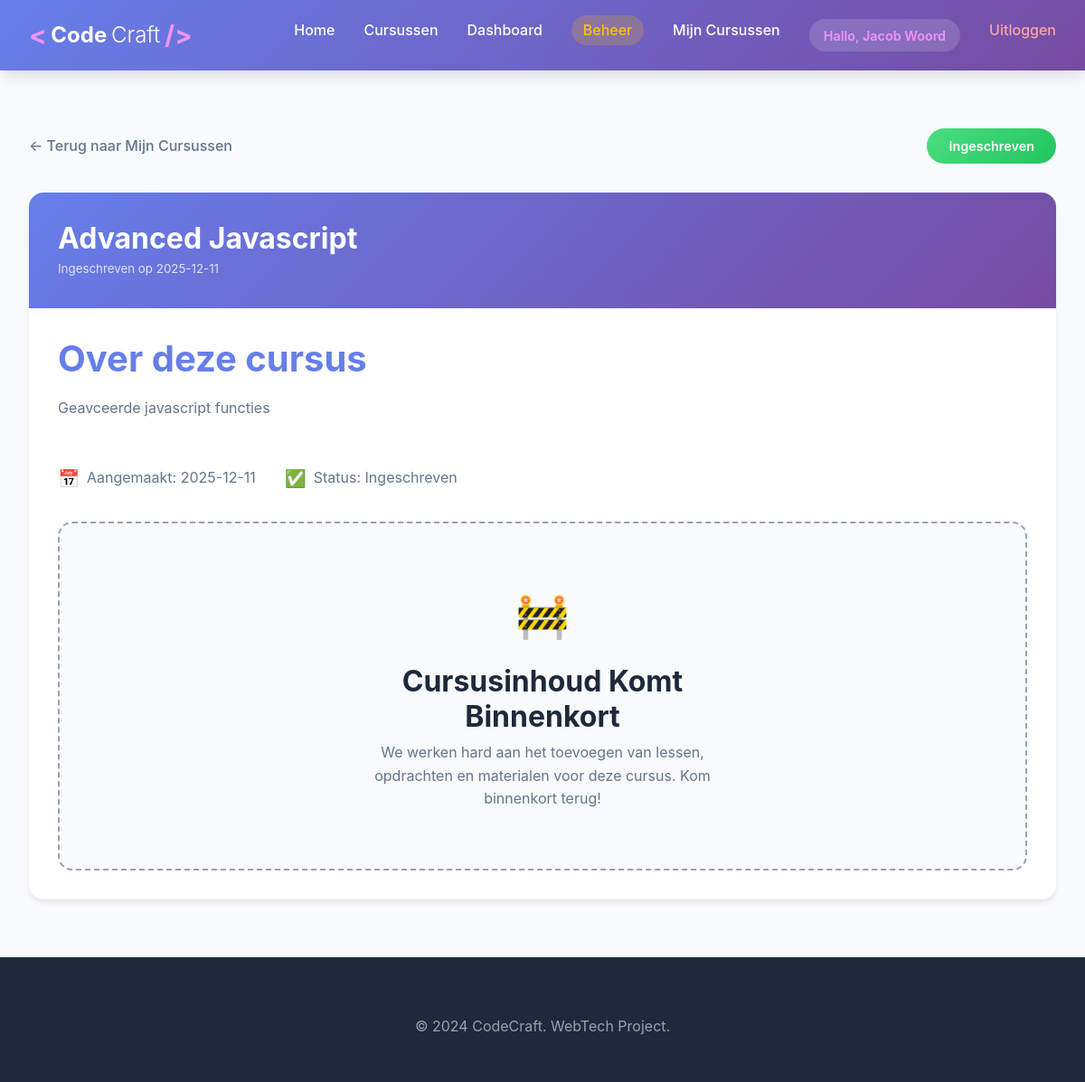
/mijn-cursussen/2 (signed in), run on the app's committed database.
### tables this page shows
CREATE TABLE courses (
            id INTEGER PRIMARY KEY AUTOINCREMENT,
            title TEXT NOT NULL,
            description TEXT,
            created_at DATETIME DEFAULT CURRENT_TIMESTAMP
        );

CREATE TABLE enrollments (
            id INTEGER PRIMARY KEY AUTOINCREMENT,
            user_id INTEGER NOT NULL,
            course_id INTEGER NOT NULL,
            enrolled_at DATETIME DEFAULT CURRENT_TIMESTAMP,
            FOREIGN KEY (user_id) REFERENCES users(id),
            FOREIGN KEY (course_id) REFERENCES courses(id)
        );

### py/app.py (the view)
@app.route('/mijn-cursussen/<int:id>')
@login_required
def view_enrolled_course(id):
    conn = get_db()
    cursor = conn.cursor()
    cursor.execute('''
        SELECT c.*, e.enrolled_at
        FROM courses c
        JOIN enrollments e ON c.id = e.course_id
        WHERE e.user_id = ? AND c.id = ?
    ''', (session['user_id'], id))
    course = cursor.fetchone()
    conn.close()
    if not course:
        flash('Je bent niet ingeschreven voor deze cursus.', 'error')
        return redirect(url_for('my_courses'))
    return render_template('course_view.html', course=course)

### py/app.py (called while the page is built)
def get_db():
    conn = sqlite3.connect(DATABASE)
    conn.row_factory = sqlite3.Row
    return conn

def login_required(f):
    @wraps(f)
    def decorated_function(*args, **kwargs):
        if 'user_id' not in session:
            flash('Je moet ingelogd zijn om deze pagina te bekijken.', 'error')
            return redirect(url_for('login_page'))
        return f(*args, **kwargs)
    return decorated_function

@app.context_processor
def inject_user():
    return {
        'logged_in': 'user_id' in session,
        'user_name': session.get('user_name'),
        'user_email': session.get('user_email'),
        'is_admin': session.get('is_admin', False)
    }

### templates/course_view.html (shortened to what this page needs)
<!DOCTYPE html>
<html lang="nl">
<head>
    <link rel="stylesheet" href="{{ url_for('static', filename='style.css') }}">
</head>
<body>
    <nav class="navbar">
        <div class="nav-container">
            <a href="{{ url_for('index') }}" class="logo">
                <span class="logo-bracket">&lt;</span>
                <strong>Code</strong>Craft
                <span class="logo-bracket">/&gt;</span>
            </a>
            <ul class="nav-menu">
                <li><a href="{{ url_for('index') }}">Home</a></li>
                <li><a href="{{ url_for('course_catalog') }}">Cursussen</a></li>
                {% if logged_in %}
                    <li><a href="{{ url_for('dashboard') }}">Dashboard</a></li>
                    {% if is_admin %}
                    <li><a href="{{ url_for('list_courses') }}" class="nav-admin">Beheer</a></li>
                    {% endif %}
                    <li><a href="{{ url_for('my_courses') }}">Mijn Cursussen</a></li>
                    <li class="nav-user">
                        <span class="user-greeting">Hallo, {{ user_name }}</span>
                    </li>
                    <li><a href="{{ url_for('logout_route') }}" class="nav-logout">Uitloggen</a></li>
                {% else %}
                    <li><a href="{{ url_for('login_page') }}">Inloggen</a></li>
                    <li><a href="{{ url_for('register_page') }}">Registreren</a></li>
                {% endif %}
            </ul>
        </div>
    </nav>
    <main>
        <section class="course-view-section">
            <div class="container">
                <div class="course-view-header">
                    <a href="{{ url_for('my_courses') }}" class="back-link">&larr; Terug naar Mijn Cursussen</a>
                    <span class="enrolled-badge">Ingeschreven</span>
                </div>
                <div class="course-view-card">
                    <div class="course-view-title">
                        <h1>{{ course.title }}</h1>
                        <small>Ingeschreven op {{ course.enrolled_at[:10] }}</small>
                    </div>
                    <div class="course-view-content">
                        <h2>Over deze cursus</h2>
                        <p>{{ course.description }}</p>
                    </div>
                    <div class="course-view-info">
                        <div class="info-item">
                            <span class="info-icon">📅</span>
                            <span class="info-text">Aangemaakt: {{ course.created_at[:10] }}</span>
                        </div>
                        <div class="info-item">
                            <span class="info-icon">✅</span>
                            <span class="info-text">Status: Ingeschreven</span>
                        </div>
                    </div>
                    <div class="course-view-placeholder">
                        <div class="placeholder-content">
                            <span class="placeholder-icon">🚧</span>
                            <h3>Cursusinhoud Komt Binnenkort</h3>
                            <p>We werken hard aan het toevoegen van lessen, opdrachten en materialen voor deze cursus. Kom binnenkort terug!</p>
                        </div>
                    </div>
                </div>
            </div>
        </section>
    </main>
    <footer class="footer">
        <div class="container">
            <div class="footer-bottom">
                <p>&copy; 2024 CodeCraft. WebTech Project.</p>
            </div>
        </div>
    </footer>
</body>
</html>

### data on the page
courses: title "Advanced Javascript", description "Geavceerde javascript functies", created_at "2025-12-11"
enrollments: enrolled_at "2025-12-11"

### other printed values
{{ user_name }} "Jacob Woord"
